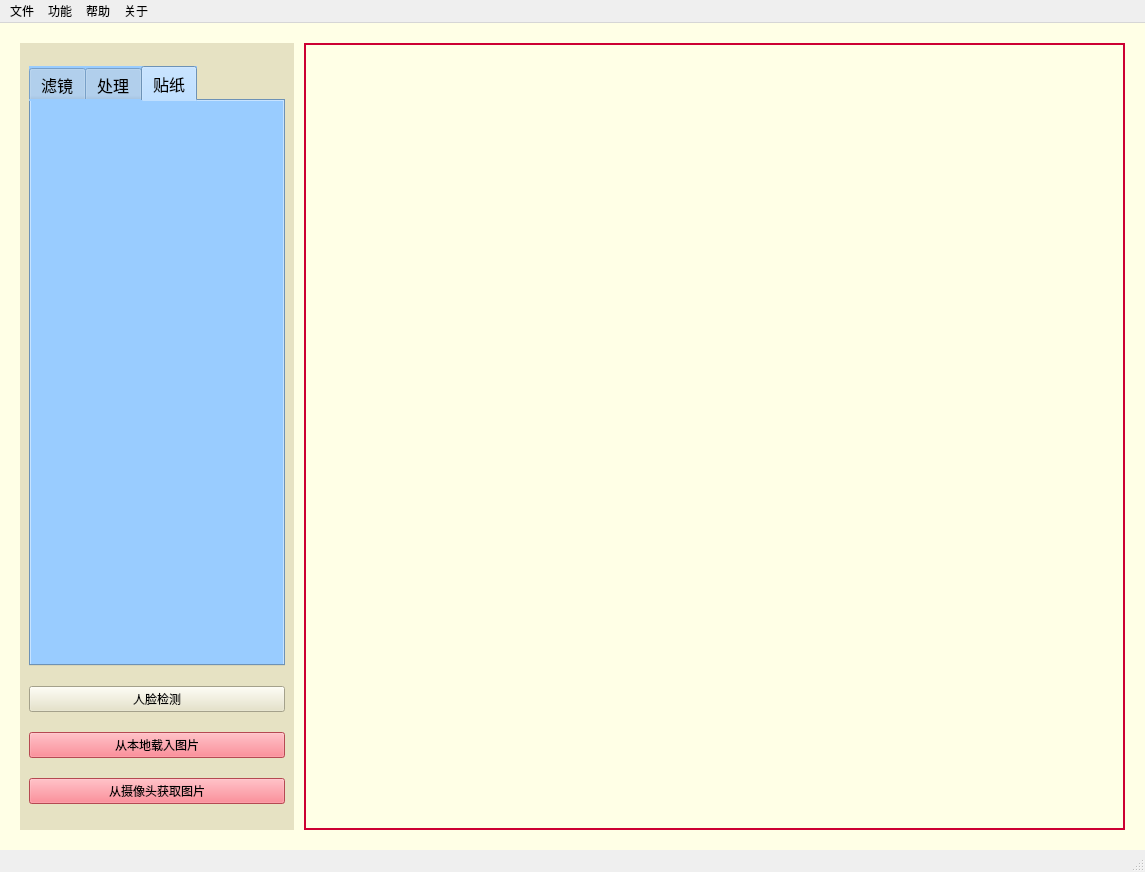
<?xml version="1.0" encoding="UTF-8"?>
<ui version="4.0">
 <class>MainWindow</class>
 <widget class="QMainWindow" name="MainWindow">
  <property name="windowModality">
   <enum>Qt::NonModal</enum>
  </property>
  <property name="enabled">
   <bool>true</bool>
  </property>
  <property name="geometry">
   <rect>
    <x>0</x>
    <y>0</y>
    <width>1145</width>
    <height>872</height>
   </rect>
  </property>
  <property name="sizePolicy">
   <sizepolicy hsizetype="Preferred" vsizetype="Preferred">
    <horstretch>50</horstretch>
    <verstretch>10</verstretch>
   </sizepolicy>
  </property>
  <property name="focusPolicy">
   <enum>Qt::StrongFocus</enum>
  </property>
  <property name="contextMenuPolicy">
   <enum>Qt::ActionsContextMenu</enum>
  </property>
  <property name="acceptDrops">
   <bool>true</bool>
  </property>
  <property name="windowTitle">
   <string>美颜相机</string>
  </property>
  <property name="windowIcon">
   <iconset>
    <normaloff>C:/Users/kunkun/.designer/backup/cam.ico</normaloff>C:/Users/kunkun/.designer/backup/cam.ico</iconset>
  </property>
  <property name="statusTip">
   <string/>
  </property>
  <property name="autoFillBackground">
   <bool>false</bool>
  </property>
  <property name="styleSheet">
   <string notr="true"/>
  </property>
  <property name="iconSize">
   <size>
    <width>50</width>
    <height>50</height>
   </size>
  </property>
  <property name="animated">
   <bool>true</bool>
  </property>
  <property name="tabShape">
   <enum>QTabWidget::Rounded</enum>
  </property>
  <property name="dockNestingEnabled">
   <bool>false</bool>
  </property>
  <property name="dockOptions">
   <set>QMainWindow::AllowTabbedDocks|QMainWindow::AnimatedDocks</set>
  </property>
  <widget class="QWidget" name="centralwidget">
   <property name="sizePolicy">
    <sizepolicy hsizetype="Preferred" vsizetype="Preferred">
     <horstretch>0</horstretch>
     <verstretch>0</verstretch>
    </sizepolicy>
   </property>
   <property name="autoFillBackground">
    <bool>false</bool>
   </property>
   <property name="styleSheet">
    <string notr="true">background-color: rgb(255, 255, 230);
</string>
   </property>
   <layout class="QHBoxLayout" name="_2" stretch="0,13">
    <property name="spacing">
     <number>10</number>
    </property>
    <property name="leftMargin">
     <number>20</number>
    </property>
    <property name="topMargin">
     <number>20</number>
    </property>
    <property name="rightMargin">
     <number>20</number>
    </property>
    <property name="bottomMargin">
     <number>20</number>
    </property>
    <item>
     <widget class="QWidget" name="QWidgetLeft" native="true">
      <property name="styleSheet">
       <string notr="true">* {
background:#e6e2c3;


}</string>
      </property>
      <layout class="QVBoxLayout" name="verticalLayout_3">
       <item>
        <widget class="QTabWidget" name="tabWidget">
         <property name="enabled">
          <bool>true</bool>
         </property>
         <property name="minimumSize">
          <size>
           <width>256</width>
           <height>600</height>
          </size>
         </property>
         <property name="maximumSize">
          <size>
           <width>256</width>
           <height>600</height>
          </size>
         </property>
         <property name="baseSize">
          <size>
           <width>0</width>
           <height>0</height>
          </size>
         </property>
         <property name="font">
          <font>
           <family>华文中宋</family>
           <pointsize>12</pointsize>
          </font>
         </property>
         <property name="styleSheet">
          <string notr="true">*{
background-color:#99CCFF;
}</string>
         </property>
         <property name="currentIndex">
          <number>2</number>
         </property>
         <property name="elideMode">
          <enum>Qt::ElideLeft</enum>
         </property>
         <widget class="QWidget" name="tab_3">
          <property name="font">
           <font>
            <family>微软雅黑</family>
            <pointsize>9</pointsize>
           </font>
          </property>
          <property name="styleSheet">
           <string notr="true">QPushButton{
background-color: #acf6ef;
}</string>
          </property>
          <attribute name="title">
           <string>滤镜</string>
          </attribute>
          <layout class="QVBoxLayout" name="verticalLayout_16" stretch="0,0,0,0,0">
           <property name="spacing">
            <number>2</number>
           </property>
           <property name="topMargin">
            <number>5</number>
           </property>
           <property name="bottomMargin">
            <number>5</number>
           </property>
           <item>
            <widget class="QPushButton" name="pushButton_6">
             <property name="styleSheet">
              <string notr="true"/>
             </property>
             <property name="text">
              <string>凹透镜</string>
             </property>
            </widget>
           </item>
           <item>
            <widget class="QPushButton" name="pushButton_5">
             <property name="text">
              <string>PIL滤镜</string>
             </property>
            </widget>
           </item>
           <item>
            <widget class="QPushButton" name="pushButton_7">
             <property name="text">
              <string>凸透镜</string>
             </property>
            </widget>
           </item>
           <item>
            <widget class="QPushButton" name="pushButton_8">
             <property name="text">
              <string>颜色滤镜</string>
             </property>
            </widget>
           </item>
           <item>
            <widget class="QPushButton" name="pushButton_9">
             <property name="text">
              <string>天空背景滤镜</string>
             </property>
            </widget>
           </item>
          </layout>
         </widget>
         <widget class="QWidget" name="tab_4">
          <property name="sizePolicy">
           <sizepolicy hsizetype="Preferred" vsizetype="Preferred">
            <horstretch>0</horstretch>
            <verstretch>0</verstretch>
           </sizepolicy>
          </property>
          <property name="font">
           <font>
            <family>微软雅黑</family>
            <pointsize>11</pointsize>
           </font>
          </property>
          <property name="styleSheet">
           <string notr="true">QPushButton{
background-color: #acf6ef;
}</string>
          </property>
          <attribute name="title">
           <string>处理</string>
          </attribute>
          <layout class="QVBoxLayout" name="verticalLayout_2" stretch="0,0,0,0,0,0">
           <item>
            <widget class="QGroupBox" name="groupBox_3">
             <property name="sizePolicy">
              <sizepolicy hsizetype="Preferred" vsizetype="Preferred">
               <horstretch>20</horstretch>
               <verstretch>0</verstretch>
              </sizepolicy>
             </property>
             <property name="title">
              <string>饱和度</string>
             </property>
             <layout class="QVBoxLayout" name="verticalLayout_6">
              <property name="spacing">
               <number>0</number>
              </property>
              <property name="topMargin">
               <number>0</number>
              </property>
              <item>
               <widget class="QLabel" name="label_9">
                <property name="sizePolicy">
                 <sizepolicy hsizetype="Expanding" vsizetype="Maximum">
                  <horstretch>0</horstretch>
                  <verstretch>0</verstretch>
                 </sizepolicy>
                </property>
                <property name="minimumSize">
                 <size>
                  <width>10</width>
                  <height>10</height>
                 </size>
                </property>
                <property name="font">
                 <font>
                  <family>微软雅黑</family>
                  <pointsize>10</pointsize>
                 </font>
                </property>
                <property name="lineWidth">
                 <number>10</number>
                </property>
                <property name="text">
                 <string>-100                           100</string>
                </property>
               </widget>
              </item>
              <item>
               <widget class="QSlider" name="horizontalSlider">
                <property name="cursor">
                 <cursorShape>PointingHandCursor</cursorShape>
                </property>
                <property name="minimum">
                 <number>-50</number>
                </property>
                <property name="maximum">
                 <number>50</number>
                </property>
                <property name="tracking">
                 <bool>true</bool>
                </property>
                <property name="orientation">
                 <enum>Qt::Horizontal</enum>
                </property>
                <property name="tickPosition">
                 <enum>QSlider::TicksAbove</enum>
                </property>
                <property name="tickInterval">
                 <number>1</number>
                </property>
               </widget>
              </item>
             </layout>
            </widget>
           </item>
           <item>
            <widget class="QGroupBox" name="groupBox">
             <property name="sizePolicy">
              <sizepolicy hsizetype="Preferred" vsizetype="Preferred">
               <horstretch>20</horstretch>
               <verstretch>0</verstretch>
              </sizepolicy>
             </property>
             <property name="styleSheet">
              <string notr="true"/>
             </property>
             <property name="title">
              <string>整体亮度</string>
             </property>
             <layout class="QVBoxLayout" name="verticalLayout_4">
              <property name="spacing">
               <number>0</number>
              </property>
              <property name="topMargin">
               <number>0</number>
              </property>
              <item>
               <widget class="QLabel" name="label_6">
                <property name="sizePolicy">
                 <sizepolicy hsizetype="Expanding" vsizetype="Maximum">
                  <horstretch>0</horstretch>
                  <verstretch>0</verstretch>
                 </sizepolicy>
                </property>
                <property name="minimumSize">
                 <size>
                  <width>10</width>
                  <height>10</height>
                 </size>
                </property>
                <property name="font">
                 <font>
                  <family>微软雅黑</family>
                  <pointsize>10</pointsize>
                 </font>
                </property>
                <property name="lineWidth">
                 <number>10</number>
                </property>
                <property name="text">
                 <string>-100                           100</string>
                </property>
               </widget>
              </item>
              <item>
               <widget class="QSlider" name="horizontalSlider_4">
                <property name="sizePolicy">
                 <sizepolicy hsizetype="Expanding" vsizetype="Fixed">
                  <horstretch>50</horstretch>
                  <verstretch>0</verstretch>
                 </sizepolicy>
                </property>
                <property name="font">
                 <font>
                  <weight>50</weight>
                  <bold>false</bold>
                 </font>
                </property>
                <property name="cursor">
                 <cursorShape>PointingHandCursor</cursorShape>
                </property>
                <property name="mouseTracking">
                 <bool>false</bool>
                </property>
                <property name="focusPolicy">
                 <enum>Qt::StrongFocus</enum>
                </property>
                <property name="minimum">
                 <number>-50</number>
                </property>
                <property name="maximum">
                 <number>50</number>
                </property>
                <property name="orientation">
                 <enum>Qt::Horizontal</enum>
                </property>
                <property name="tickPosition">
                 <enum>QSlider::TicksAbove</enum>
                </property>
                <property name="tickInterval">
                 <number>1</number>
                </property>
               </widget>
              </item>
             </layout>
            </widget>
           </item>
           <item>
            <widget class="QGroupBox" name="groupBox_13">
             <property name="title">
              <string>磨皮程度</string>
             </property>
             <layout class="QVBoxLayout" name="verticalLayout_17">
              <property name="spacing">
               <number>0</number>
              </property>
              <property name="topMargin">
               <number>0</number>
              </property>
              <item>
               <widget class="QLabel" name="label_16">
                <property name="sizePolicy">
                 <sizepolicy hsizetype="Expanding" vsizetype="Maximum">
                  <horstretch>0</horstretch>
                  <verstretch>0</verstretch>
                 </sizepolicy>
                </property>
                <property name="minimumSize">
                 <size>
                  <width>10</width>
                  <height>10</height>
                 </size>
                </property>
                <property name="font">
                 <font>
                  <family>微软雅黑</family>
                  <pointsize>10</pointsize>
                 </font>
                </property>
                <property name="text">
                 <string>0                                   10</string>
                </property>
                <property name="textFormat">
                 <enum>Qt::AutoText</enum>
                </property>
               </widget>
              </item>
              <item>
               <widget class="QSlider" name="horizontalSlider_11">
                <property name="sizePolicy">
                 <sizepolicy hsizetype="Expanding" vsizetype="Fixed">
                  <horstretch>50</horstretch>
                  <verstretch>0</verstretch>
                 </sizepolicy>
                </property>
                <property name="font">
                 <font>
                  <weight>50</weight>
                  <bold>false</bold>
                 </font>
                </property>
                <property name="cursor">
                 <cursorShape>PointingHandCursor</cursorShape>
                </property>
                <property name="mouseTracking">
                 <bool>false</bool>
                </property>
                <property name="focusPolicy">
                 <enum>Qt::StrongFocus</enum>
                </property>
                <property name="maximum">
                 <number>10</number>
                </property>
                <property name="pageStep">
                 <number>10</number>
                </property>
                <property name="orientation">
                 <enum>Qt::Horizontal</enum>
                </property>
                <property name="tickPosition">
                 <enum>QSlider::TicksAbove</enum>
                </property>
                <property name="tickInterval">
                 <number>1</number>
                </property>
               </widget>
              </item>
             </layout>
            </widget>
           </item>
           <item>
            <widget class="QGroupBox" name="groupBox_15">
             <property name="sizePolicy">
              <sizepolicy hsizetype="Preferred" vsizetype="Preferred">
               <horstretch>20</horstretch>
               <verstretch>0</verstretch>
              </sizepolicy>
             </property>
             <property name="styleSheet">
              <string notr="true"/>
             </property>
             <property name="title">
              <string>美白度（皮肤识别）</string>
             </property>
             <layout class="QVBoxLayout" name="verticalLayout_20">
              <property name="spacing">
               <number>0</number>
              </property>
              <property name="topMargin">
               <number>0</number>
              </property>
              <item>
               <widget class="QLabel" name="label_18">
                <property name="sizePolicy">
                 <sizepolicy hsizetype="Expanding" vsizetype="Maximum">
                  <horstretch>0</horstretch>
                  <verstretch>0</verstretch>
                 </sizepolicy>
                </property>
                <property name="minimumSize">
                 <size>
                  <width>10</width>
                  <height>10</height>
                 </size>
                </property>
                <property name="font">
                 <font>
                  <family>微软雅黑</family>
                  <pointsize>10</pointsize>
                 </font>
                </property>
                <property name="lineWidth">
                 <number>10</number>
                </property>
                <property name="text">
                 <string>0                                    5</string>
                </property>
               </widget>
              </item>
              <item>
               <widget class="QSlider" name="horizontalSlider_13">
                <property name="sizePolicy">
                 <sizepolicy hsizetype="Expanding" vsizetype="Fixed">
                  <horstretch>50</horstretch>
                  <verstretch>0</verstretch>
                 </sizepolicy>
                </property>
                <property name="font">
                 <font>
                  <weight>50</weight>
                  <bold>false</bold>
                 </font>
                </property>
                <property name="cursor">
                 <cursorShape>PointingHandCursor</cursorShape>
                </property>
                <property name="mouseTracking">
                 <bool>false</bool>
                </property>
                <property name="focusPolicy">
                 <enum>Qt::StrongFocus</enum>
                </property>
                <property name="minimum">
                 <number>0</number>
                </property>
                <property name="maximum">
                 <number>50</number>
                </property>
                <property name="orientation">
                 <enum>Qt::Horizontal</enum>
                </property>
                <property name="tickPosition">
                 <enum>QSlider::TicksAbove</enum>
                </property>
                <property name="tickInterval">
                 <number>10</number>
                </property>
               </widget>
              </item>
             </layout>
            </widget>
           </item>
           <item>
            <widget class="QPushButton" name="pushButton">
             <property name="text">
              <string>祛痘除斑魔法棒</string>
             </property>
            </widget>
           </item>
           <item>
            <widget class="QGroupBox" name="groupBox_2">
             <property name="title">
              <string>魔法棒大小</string>
             </property>
             <widget class="QLabel" name="label">
              <property name="geometry">
               <rect>
                <x>10</x>
                <y>30</y>
                <width>204</width>
                <height>23</height>
               </rect>
              </property>
              <property name="minimumSize">
               <size>
                <width>10</width>
                <height>10</height>
               </size>
              </property>
              <property name="lineWidth">
               <number>10</number>
              </property>
              <property name="text">
               <string>0                       5</string>
              </property>
             </widget>
             <widget class="QSlider" name="horizontalSlider_2">
              <property name="geometry">
               <rect>
                <x>10</x>
                <y>60</y>
                <width>204</width>
                <height>27</height>
               </rect>
              </property>
              <property name="cursor">
               <cursorShape>PointingHandCursor</cursorShape>
              </property>
              <property name="maximum">
               <number>5</number>
              </property>
              <property name="pageStep">
               <number>1</number>
              </property>
              <property name="orientation">
               <enum>Qt::Horizontal</enum>
              </property>
              <property name="tickPosition">
               <enum>QSlider::TicksAbove</enum>
              </property>
              <property name="tickInterval">
               <number>1</number>
              </property>
             </widget>
            </widget>
           </item>
          </layout>
         </widget>
         <widget class="QWidget" name="tab">
          <property name="font">
           <font>
            <family>微软雅黑</family>
            <pointsize>11</pointsize>
           </font>
          </property>
          <property name="layoutDirection">
           <enum>Qt::LeftToRight</enum>
          </property>
          <attribute name="title">
           <string>贴纸</string>
          </attribute>
          <layout class="QVBoxLayout" name="verticalLayout_18"/>
         </widget>
        </widget>
       </item>
       <item>
        <widget class="QPushButton" name="pushButton_4">
         <property name="text">
          <string>人脸检测</string>
         </property>
        </widget>
       </item>
       <item>
        <widget class="QPushButton" name="pushButton_3">
         <property name="styleSheet">
          <string notr="true">background-color: #fe6673;</string>
         </property>
         <property name="text">
          <string>从本地载入图片</string>
         </property>
        </widget>
       </item>
       <item>
        <widget class="QPushButton" name="pushButton_2">
         <property name="styleSheet">
          <string notr="true">background-color: #fe6673;</string>
         </property>
         <property name="text">
          <string>从摄像头获取图片</string>
         </property>
        </widget>
       </item>
      </layout>
     </widget>
    </item>
    <item>
     <layout class="QVBoxLayout" name="verticalLayout" stretch="100">
      <property name="spacing">
       <number>0</number>
      </property>
      <property name="leftMargin">
       <number>0</number>
      </property>
      <property name="topMargin">
       <number>0</number>
      </property>
      <property name="rightMargin">
       <number>0</number>
      </property>
      <property name="bottomMargin">
       <number>0</number>
      </property>
      <item>
       <widget class="QGraphicsView" name="graphicsView">
        <property name="minimumSize">
         <size>
          <width>0</width>
          <height>500</height>
         </size>
        </property>
        <property name="styleSheet">
         <string notr="true">border: 2px solid #CC0033;</string>
        </property>
        <property name="frameShape">
         <enum>QFrame::NoFrame</enum>
        </property>
        <property name="verticalScrollBarPolicy">
         <enum>Qt::ScrollBarAsNeeded</enum>
        </property>
        <property name="horizontalScrollBarPolicy">
         <enum>Qt::ScrollBarAsNeeded</enum>
        </property>
        <property name="sizeAdjustPolicy">
         <enum>QAbstractScrollArea::AdjustToContents</enum>
        </property>
        <property name="alignment">
         <set>Qt::AlignCenter</set>
        </property>
        <property name="renderHints">
         <set>QPainter::SmoothPixmapTransform</set>
        </property>
        <property name="resizeAnchor">
         <enum>QGraphicsView::NoAnchor</enum>
        </property>
       </widget>
      </item>
     </layout>
    </item>
   </layout>
  </widget>
  <widget class="QStatusBar" name="statusbar"/>
  <widget class="QMenuBar" name="menubar">
   <property name="geometry">
    <rect>
     <x>0</x>
     <y>0</y>
     <width>1145</width>
     <height>26</height>
    </rect>
   </property>
   <property name="font">
    <font>
     <kerning>true</kerning>
    </font>
   </property>
   <property name="mouseTracking">
    <bool>true</bool>
   </property>
   <property name="tabletTracking">
    <bool>false</bool>
   </property>
   <property name="acceptDrops">
    <bool>true</bool>
   </property>
   <property name="nativeMenuBar">
    <bool>false</bool>
   </property>
   <widget class="QMenu" name="menu">
    <property name="title">
     <string>文件</string>
    </property>
    <addaction name="action"/>
    <addaction name="action_2"/>
   </widget>
   <widget class="QMenu" name="menu_5">
    <property name="title">
     <string>关于</string>
    </property>
    <addaction name="action_5"/>
   </widget>
   <widget class="QMenu" name="menu_2">
    <property name="title">
     <string>功能</string>
    </property>
    <addaction name="actionAI"/>
    <addaction name="action_17"/>
    <addaction name="action_18"/>
   </widget>
   <widget class="QMenu" name="menu_3">
    <property name="title">
     <string>帮助</string>
    </property>
    <addaction name="action_19"/>
    <addaction name="action_20"/>
   </widget>
   <addaction name="menu"/>
   <addaction name="menu_2"/>
   <addaction name="menu_3"/>
   <addaction name="menu_5"/>
  </widget>
  <action name="action">
   <property name="text">
    <string>保存图片</string>
   </property>
   <property name="statusTip">
    <string>打开图片</string>
   </property>
   <property name="shortcut">
    <string>Ctrl+O</string>
   </property>
   <property name="priority">
    <enum>QAction::HighPriority</enum>
   </property>
  </action>
  <action name="action_2">
   <property name="text">
    <string>图片另存为</string>
   </property>
   <property name="statusTip">
    <string>保存图片</string>
   </property>
   <property name="whatsThis">
    <string/>
   </property>
   <property name="shortcut">
    <string>Ctrl+S</string>
   </property>
  </action>
  <action name="action_3">
   <property name="text">
    <string>高斯滤波</string>
   </property>
  </action>
  <action name="action_4">
   <property name="text">
    <string>图像清晰</string>
   </property>
   <property name="statusTip">
    <string>图像清晰</string>
   </property>
  </action>
  <action name="action_6">
   <property name="text">
    <string>高斯滤波</string>
   </property>
   <property name="statusTip">
    <string>高斯滤波</string>
   </property>
  </action>
  <action name="action_7">
   <property name="text">
    <string>均值滤波</string>
   </property>
   <property name="statusTip">
    <string>均值滤波</string>
   </property>
  </action>
  <action name="actionLaplacian">
   <property name="text">
    <string>Laplacian</string>
   </property>
   <property name="statusTip">
    <string>Laplacian</string>
   </property>
  </action>
  <action name="actionSobel">
   <property name="text">
    <string>Sobel</string>
   </property>
   <property name="statusTip">
    <string>Sobel</string>
   </property>
  </action>
  <action name="actionPrewitt">
   <property name="text">
    <string>Prewitt</string>
   </property>
   <property name="statusTip">
    <string>Prewitt</string>
   </property>
  </action>
  <action name="action_9">
   <property name="text">
    <string>频域平滑</string>
   </property>
   <property name="statusTip">
    <string>频域平滑</string>
   </property>
  </action>
  <action name="action_10">
   <property name="text">
    <string>频域锐化</string>
   </property>
   <property name="statusTip">
    <string>频域锐化</string>
   </property>
  </action>
  <action name="action_11">
   <property name="text">
    <string>中值滤波</string>
   </property>
   <property name="statusTip">
    <string>中值滤波</string>
   </property>
  </action>
  <action name="action_12">
   <property name="text">
    <string>美白度选择</string>
   </property>
   <property name="statusTip">
    <string>美白度选择</string>
   </property>
  </action>
  <action name="action_13">
   <property name="text">
    <string>平滑度选择</string>
   </property>
   <property name="statusTip">
    <string>平滑度选择</string>
   </property>
  </action>
  <action name="action_5">
   <property name="text">
    <string>关于我们</string>
   </property>
   <property name="statusTip">
    <string>还原</string>
   </property>
  </action>
  <action name="action_8">
   <property name="text">
    <string>撤销</string>
   </property>
   <property name="statusTip">
    <string>撤销</string>
   </property>
   <property name="shortcut">
    <string>Ctrl+Z</string>
   </property>
   <property name="shortcutContext">
    <enum>Qt::WindowShortcut</enum>
   </property>
  </action>
  <action name="action_14">
   <property name="text">
    <string>放大</string>
   </property>
   <property name="statusTip">
    <string>放大</string>
   </property>
   <property name="shortcut">
    <string>+</string>
   </property>
   <property name="iconVisibleInMenu">
    <bool>true</bool>
   </property>
  </action>
  <action name="action_15">
   <property name="text">
    <string>缩小</string>
   </property>
   <property name="statusTip">
    <string>缩小</string>
   </property>
   <property name="shortcut">
    <string>-</string>
   </property>
  </action>
  <action name="action_16">
   <property name="text">
    <string>截图</string>
   </property>
   <property name="statusTip">
    <string>截图</string>
   </property>
  </action>
  <action name="actionwo">
   <property name="text">
    <string>wo</string>
   </property>
  </action>
  <action name="actionGamma">
   <property name="text">
    <string>Gamma变换</string>
   </property>
  </action>
  <action name="actionAI">
   <property name="text">
    <string>AI换脸功能</string>
   </property>
  </action>
  <action name="action_17">
   <property name="text">
    <string>图像处理功能</string>
   </property>
  </action>
  <action name="action_18">
   <property name="text">
    <string>视频处理功能</string>
   </property>
  </action>
  <action name="action_19">
   <property name="text">
    <string>检查更新</string>
   </property>
  </action>
  <action name="action_20">
   <property name="text">
    <string>重新下载</string>
   </property>
  </action>
 </widget>
 <tabstops>
  <tabstop>graphicsView</tabstop>
  <tabstop>horizontalSlider</tabstop>
 </tabstops>
 <resources/>
 <connections/>
</ui>
